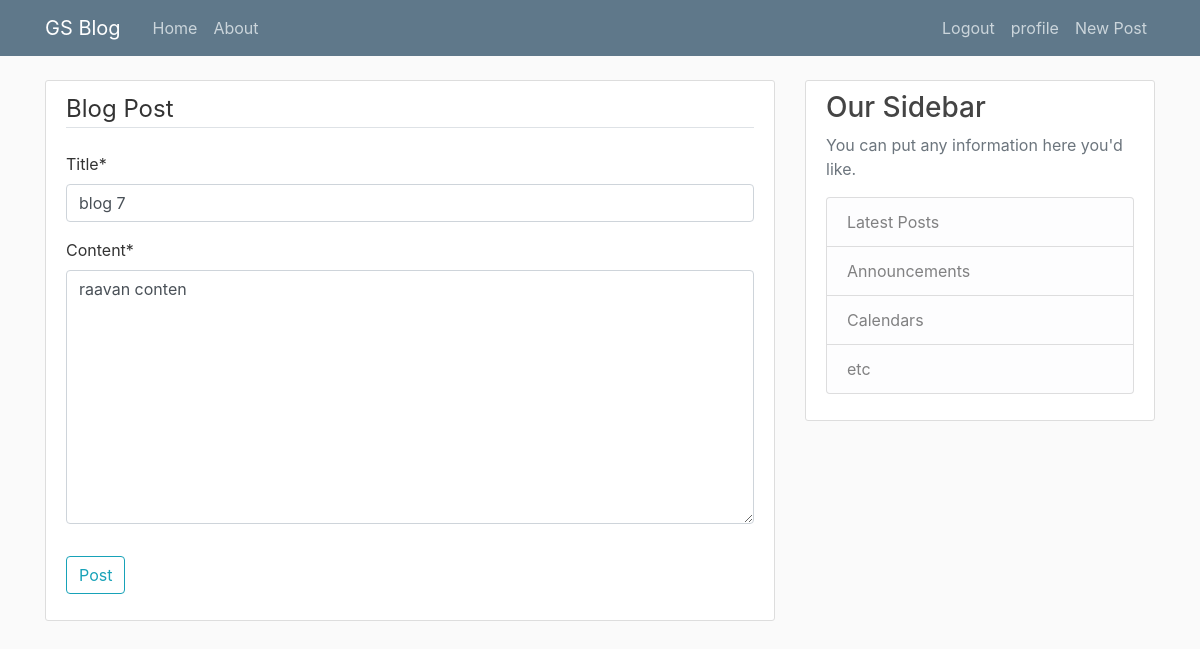
Before: /post/4/update/ (signed in) with the older database file.
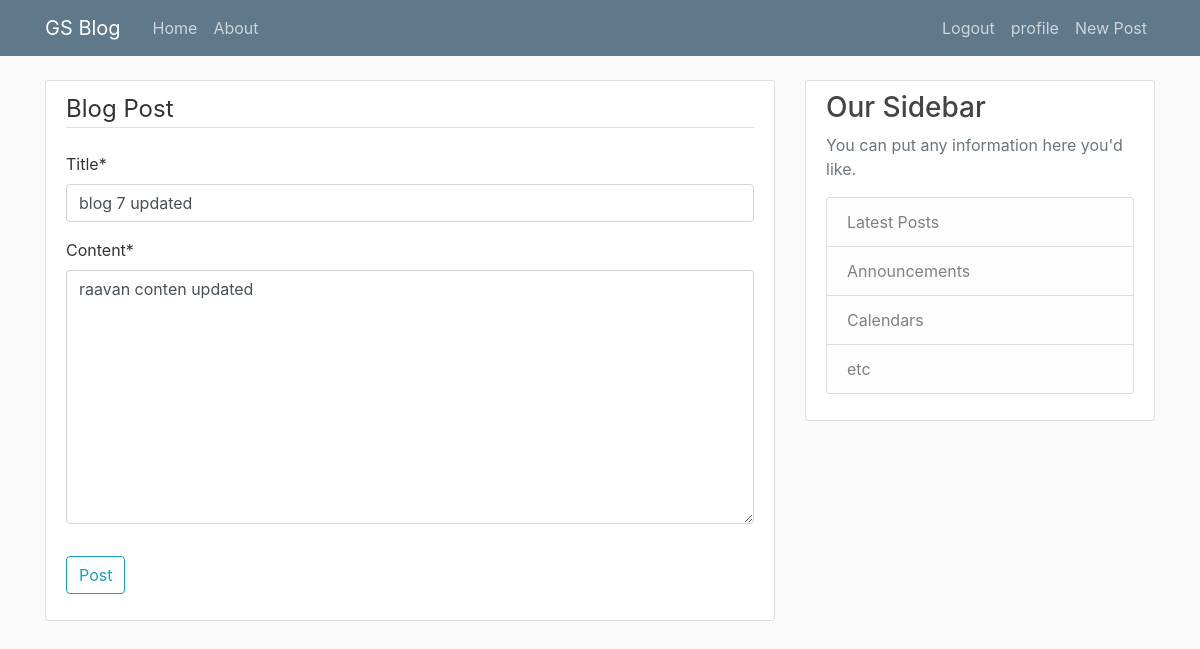
After: the same page with the newer database file.
### gs_blog/models.py (models this page shows, shortened)
class Post(models.Model):
	title = models.CharField(max_length = 100)
	content = models.TextField()
	date_posted = models.DateTimeField(default = timezone.now)
	author = models.ForeignKey(User,on_delete = models.CASCADE)

### gs_blog/views.py (the view, shortened to what this page needs)
# urls.py: path('post/<int:pk>/update/',views.PostUpdateView.as_view(),name='post-update'),
class PostUpdateView(LoginRequiredMixin , UserPassesTestMixin,UpdateView ):
	model = Post
	fields = ['title','content']
	def test_func(self):
		post = self.get_object()
		if self.request.user == post.author:
			return True
		else :
			return False

### gs_blog/templates/gs_blog/post_form.html (shortened to what this page needs)
{% extends "gs_blog/base.html" %}
{% load crispy_forms_tags %}
{% block content %}
	<div class="content-section">
		<form method="POST">
			<fieldset class="form-group">
				<legend class="border-bottom mb-4">Blog Post</legend>
				{{ form|crispy }}
			</fieldset>
			<div class="form-group">
				<button class="btn btn-outline-info" type="submit">Post</button>
			</div>
		</form>
	</div>
{% endblock content %}

Changed rows visible on the page:
changed Post: title "blog 7" → "blog 7 updated"; content "raavan conten" → "raavan conten updated"
